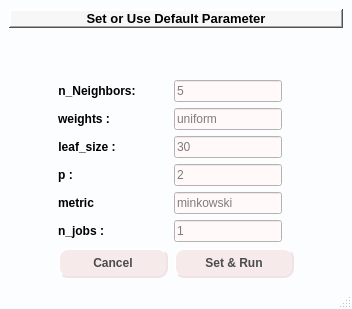
<?xml version="1.0" encoding="UTF-8"?>
<ui version="4.0">
 <class>FormSetKNNParam</class>
 <widget class="QMainWindow" name="FormSetKNNParam">
  <property name="geometry">
   <rect>
    <x>0</x>
    <y>0</y>
    <width>352</width>
    <height>309</height>
   </rect>
  </property>
  <property name="windowTitle">
   <string>K-Nearest Neighbors</string>
  </property>
  <property name="styleSheet">
   <string notr="true">QMainWindow{

background-color:#fcfdff;

}</string>
  </property>
  <widget class="QWidget" name="centralwidget">
   <layout class="QHBoxLayout" name="horizontalLayout">
    <item>
     <layout class="QVBoxLayout" name="verticalLayout_8">
      <item>
       <widget class="QLabel" name="label_10">
        <property name="font">
         <font>
          <pointsize>10</pointsize>
          <weight>75</weight>
          <italic>false</italic>
          <bold>true</bold>
          <underline>false</underline>
          <strikeout>false</strikeout>
         </font>
        </property>
        <property name="styleSheet">
         <string notr="true">QLabel{

background-color:#f7f7f7;
}</string>
        </property>
        <property name="frameShape">
         <enum>QFrame::WinPanel</enum>
        </property>
        <property name="frameShadow">
         <enum>QFrame::Raised</enum>
        </property>
        <property name="text">
         <string>Set or Use Default Parameter</string>
        </property>
        <property name="alignment">
         <set>Qt::AlignCenter</set>
        </property>
       </widget>
      </item>
      <item>
       <spacer name="verticalSpacer">
        <property name="orientation">
         <enum>Qt::Vertical</enum>
        </property>
        <property name="sizeHint" stdset="0">
         <size>
          <width>20</width>
          <height>40</height>
         </size>
        </property>
       </spacer>
      </item>
      <item>
       <layout class="QHBoxLayout" name="horizontalLayout_15">
        <item>
         <spacer name="horizontalSpacer_2">
          <property name="orientation">
           <enum>Qt::Horizontal</enum>
          </property>
          <property name="sizeType">
           <enum>QSizePolicy::MinimumExpanding</enum>
          </property>
          <property name="sizeHint" stdset="0">
           <size>
            <width>40</width>
            <height>20</height>
           </size>
          </property>
         </spacer>
        </item>
        <item>
         <layout class="QFormLayout" name="formLayout">
          <property name="fieldGrowthPolicy">
           <enum>QFormLayout::FieldsStayAtSizeHint</enum>
          </property>
          <item row="0" column="0">
           <widget class="QLabel" name="label_4">
            <property name="font">
             <font>
              <weight>75</weight>
              <bold>true</bold>
             </font>
            </property>
            <property name="text">
             <string>n_Neighbors:</string>
            </property>
            <property name="alignment">
             <set>Qt::AlignCenter</set>
            </property>
            <property name="indent">
             <number>15</number>
            </property>
           </widget>
          </item>
          <item row="0" column="1">
           <widget class="QLineEdit" name="txtN_Neighbors">
            <property name="styleSheet">
             <string notr="true">QLineEdit{
background-color:rgb(255, 249, 249);
}</string>
            </property>
            <property name="placeholderText">
             <string>5</string>
            </property>
           </widget>
          </item>
          <item row="1" column="0">
           <widget class="QLabel" name="label_5">
            <property name="font">
             <font>
              <weight>75</weight>
              <bold>true</bold>
             </font>
            </property>
            <property name="text">
             <string>weights :</string>
            </property>
            <property name="alignment">
             <set>Qt::AlignCenter</set>
            </property>
            <property name="indent">
             <number>15</number>
            </property>
           </widget>
          </item>
          <item row="1" column="1">
           <widget class="QLineEdit" name="txtWeights">
            <property name="styleSheet">
             <string notr="true">QLineEdit{
background-color:rgb(255, 249, 249);
}</string>
            </property>
            <property name="placeholderText">
             <string>uniform</string>
            </property>
           </widget>
          </item>
          <item row="2" column="0">
           <widget class="QLabel" name="label_6">
            <property name="font">
             <font>
              <weight>75</weight>
              <bold>true</bold>
             </font>
            </property>
            <property name="text">
             <string>leaf_size :</string>
            </property>
            <property name="alignment">
             <set>Qt::AlignCenter</set>
            </property>
            <property name="indent">
             <number>15</number>
            </property>
           </widget>
          </item>
          <item row="2" column="1">
           <widget class="QLineEdit" name="txtLeafSize">
            <property name="styleSheet">
             <string notr="true">QLineEdit{
background-color:rgb(255, 249, 249);
}</string>
            </property>
            <property name="placeholderText">
             <string>30</string>
            </property>
           </widget>
          </item>
          <item row="3" column="0">
           <widget class="QLabel" name="label_7">
            <property name="font">
             <font>
              <weight>75</weight>
              <bold>true</bold>
             </font>
            </property>
            <property name="text">
             <string>p :</string>
            </property>
            <property name="alignment">
             <set>Qt::AlignCenter</set>
            </property>
            <property name="indent">
             <number>15</number>
            </property>
           </widget>
          </item>
          <item row="3" column="1">
           <widget class="QLineEdit" name="txtP">
            <property name="styleSheet">
             <string notr="true">QLineEdit{
background-color:rgb(255, 249, 249);
}</string>
            </property>
            <property name="placeholderText">
             <string>2</string>
            </property>
           </widget>
          </item>
          <item row="4" column="0">
           <widget class="QLabel" name="label_8">
            <property name="font">
             <font>
              <weight>75</weight>
              <bold>true</bold>
             </font>
            </property>
            <property name="text">
             <string>metric</string>
            </property>
            <property name="alignment">
             <set>Qt::AlignCenter</set>
            </property>
            <property name="indent">
             <number>15</number>
            </property>
           </widget>
          </item>
          <item row="4" column="1">
           <widget class="QLineEdit" name="txtMetric">
            <property name="styleSheet">
             <string notr="true">QLineEdit{
background-color:rgb(255, 249, 249);
}</string>
            </property>
            <property name="placeholderText">
             <string>minkowski</string>
            </property>
           </widget>
          </item>
          <item row="5" column="0">
           <widget class="QLabel" name="label_9">
            <property name="font">
             <font>
              <weight>75</weight>
              <bold>true</bold>
             </font>
            </property>
            <property name="text">
             <string>n_jobs :</string>
            </property>
            <property name="alignment">
             <set>Qt::AlignCenter</set>
            </property>
            <property name="indent">
             <number>15</number>
            </property>
           </widget>
          </item>
          <item row="5" column="1">
           <widget class="QLineEdit" name="txtN_Jobs">
            <property name="styleSheet">
             <string notr="true">QLineEdit{
background-color:rgb(255, 249, 249);
}</string>
            </property>
            <property name="placeholderText">
             <string>1</string>
            </property>
           </widget>
          </item>
          <item row="6" column="1">
           <widget class="QPushButton" name="btnSetParamKNN">
            <property name="sizePolicy">
             <sizepolicy hsizetype="Maximum" vsizetype="Maximum">
              <horstretch>0</horstretch>
              <verstretch>0</verstretch>
             </sizepolicy>
            </property>
            <property name="minimumSize">
             <size>
              <width>120</width>
              <height>30</height>
             </size>
            </property>
            <property name="font">
             <font>
              <weight>75</weight>
              <bold>true</bold>
             </font>
            </property>
            <property name="cursor">
             <cursorShape>PointingHandCursor</cursorShape>
            </property>
            <property name="styleSheet">
             <string notr="true">QPushButton {
    background-color:#f7eaea;
    color: #4c4c4c;
    border: 2px #efe3e3;
	border-style: outset;
	border-radius:10px
}

QPushButton:hover {background-color:#f7efef;}
</string>
            </property>
            <property name="text">
             <string>Set &amp;&amp; Run</string>
            </property>
            <property name="icon">
             <iconset>
              <normaloff>Icons/run.png</normaloff>Icons/run.png</iconset>
            </property>
            <property name="iconSize">
             <size>
              <width>18</width>
              <height>18</height>
             </size>
            </property>
           </widget>
          </item>
          <item row="6" column="0">
           <widget class="QPushButton" name="btnCancel">
            <property name="minimumSize">
             <size>
              <width>110</width>
              <height>30</height>
             </size>
            </property>
            <property name="font">
             <font>
              <weight>75</weight>
              <bold>true</bold>
             </font>
            </property>
            <property name="cursor">
             <cursorShape>PointingHandCursor</cursorShape>
            </property>
            <property name="styleSheet">
             <string notr="true">QPushButton {
    background-color:#f7eaea;
    color: #4c4c4c;
    border: 2px #efe3e3;
	border-style: outset;
	border-radius:10px
}

QPushButton:hover {background-color:#f7efef;}
</string>
            </property>
            <property name="text">
             <string>Cancel</string>
            </property>
            <property name="icon">
             <iconset>
              <normaloff>Icons/cancel.png</normaloff>Icons/cancel.png</iconset>
            </property>
            <property name="iconSize">
             <size>
              <width>12</width>
              <height>12</height>
             </size>
            </property>
           </widget>
          </item>
         </layout>
        </item>
        <item>
         <spacer name="horizontalSpacer_3">
          <property name="orientation">
           <enum>Qt::Horizontal</enum>
          </property>
          <property name="sizeType">
           <enum>QSizePolicy::MinimumExpanding</enum>
          </property>
          <property name="sizeHint" stdset="0">
           <size>
            <width>40</width>
            <height>20</height>
           </size>
          </property>
         </spacer>
        </item>
       </layout>
      </item>
     </layout>
    </item>
   </layout>
  </widget>
  <widget class="QStatusBar" name="statusbar"/>
 </widget>
 <resources/>
 <connections/>
</ui>
